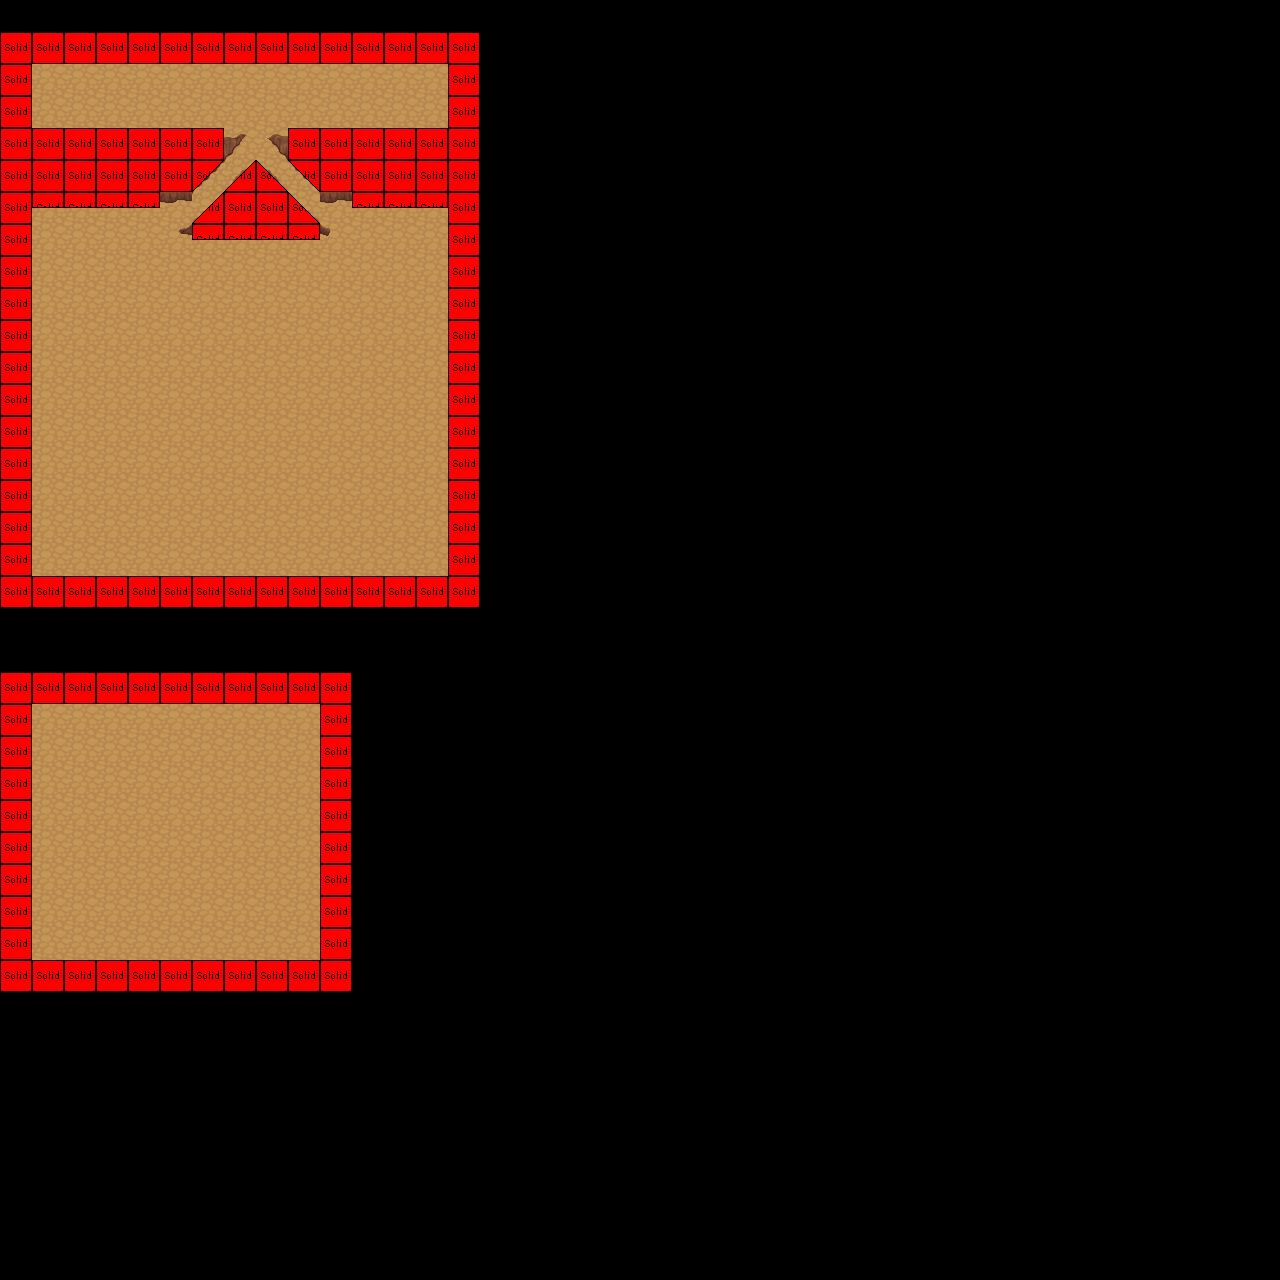

This is a level from a 2D game, rendered from its Tiled map with the project's own tilesets. A one-line summary and the map file follow, with tile-layer data summarised:
An orthogonal 40x40 tile map with 32x32 px tiles, 3 tile layers (Calque de Tile 1, Calque 3, logic), 2 tilesets and 4 objects (2x teleport, stair, changeMap).

<map version="1.0" orientation="orthogonal" width="40" height="40" tilewidth="32" tileheight="32">
 <tileset firstgid="1" name="mountains" tilewidth="32" tileheight="32">
  <image source="tuile/mountains.png" width="384" height="288" />
 </tileset>
 <tileset firstgid="109" name="logic" tilewidth="32" tileheight="32">
  <image source="../perso/logic.png" width="160" height="160" />
 </tileset>
 <layer name="Calque de Tile 1" width="40" height="40">
  <data>[1600 cells, 290 non-empty, 1 distinct tile ids]</data>
 </layer>
 <layer name="Calque 3" width="40" height="40">
  <data>[1600 cells, 46 non-empty, 21 distinct tile ids]</data>
 </layer>
 <layer name="logic" width="40" height="40">
  <data>[1600 cells, 139 non-empty, 6 distinct tile ids]</data>
 </layer>
 <objectgroup name="trigger" width="40" height="40">
  <object name="e1" type="teleport" x="384" y="541" width="65" height="35">
   <properties>
    <property name="xx" value="256" />
    <property name="yy" value="800" />
   </properties>
  </object>
  <object name="s1" type="teleport" x="254" y="702" width="66" height="35">
   <properties>
    <property name="xx" value="12" />
    <property name="yy" value="13" />
   </properties>
  </object>
  <object name="stair" type="stair" x="187" y="139" width="63" height="90" />
  <object name="changeMap" type="changeMap" x="348" y="215" width="75" height="44">
   <properties>
    <property name="map" value="sans-titre5.tmx" />
    <property name="xx" value="300" />
    <property name="yy" value="300" />
   </properties>
  </object>
 </objectgroup>
</map>
